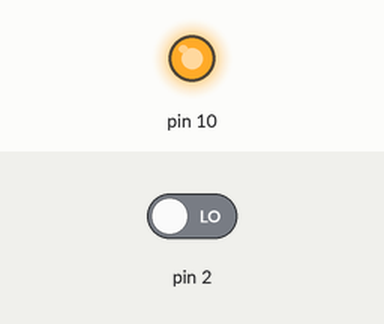
Bench run of a sketch on a simulated Arduino Uno, built with avr-gcc and run on an emulated ATmega328P. Shown: output pins drawn as LEDs (lit = HIGH). Dashed ring = blinking. The inputs (shaded band) are chosen by the test bench; at power-on: pin 2 LOW.

Above: at 0.1 s.
At 2.8 s:
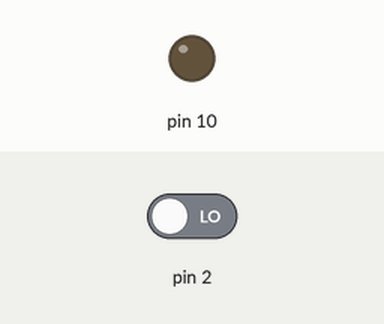
2.9 s: pin 2 driven HIGH
At 3.6 s:
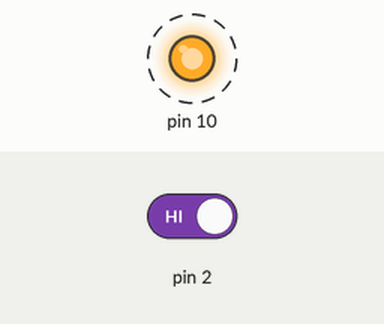
5.9 s: pin 2 driven LOW
Timing chart, 0 to 13.4 s (numbered marks = the images above; inputs shaded):
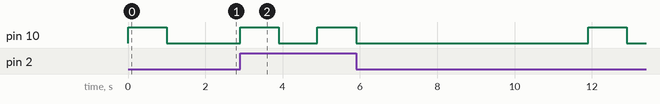

The sketch:

Light_Blinking_C__.ino
```cpp
#include <Arduino.h>
#include <Wire.h>
#include <SoftwareSerial.h>

double angle_rad = PI/180.0;
double angle_deg = 180.0/PI;
double lastTime = 0;

void setup(){
    pinMode(10,OUTPUT);
    pinMode(2,INPUT);
}

void loop(){
    digitalWrite(10,1);
    _delay(1);
    digitalWrite(10,0);
    _delay(1);
     lastTime = millis()/1000.0;
    while(!(((millis()/1000.0) > (lastTime + (5))) | (((digitalRead(2))==(1)))));
    _loop();
}

void _delay(float seconds){
    long endTime = millis() + seconds * 1000;
    while(millis() < endTime)_loop();
}

void _loop(){
}
```

Measured:
- after the input at 2.9 s, pin 10: alternates HIGH for 1.0 s and LOW for 1.0 s, starting at once
